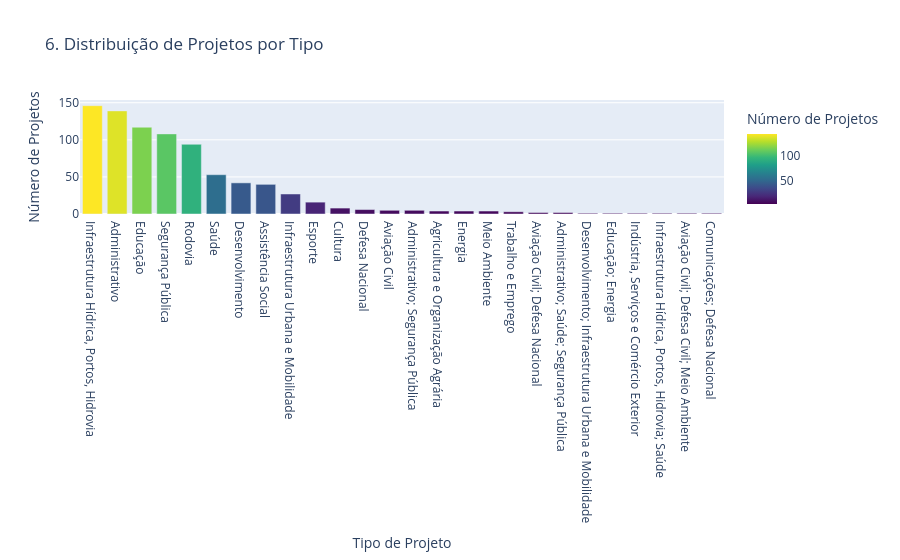

The cell this chart's notebook holds for it:
### Code cell
def load_and_process_data(json_path):
    with open(json_path, 'r', encoding='utf-8') as f:
        dados_brutos = json.load(f)

    df = pd.DataFrame(dados_brutos)

    # Função para extrair a descrição principal de uma lista de dicionários
    def extract_main_info(list_of_dicts, key='descricao'):
        if isinstance(list_of_dicts, list) and list_of_dicts:
            unique_descriptions = sorted(list(set([str(d.get(key, '')) for d in list_of_dicts if isinstance(d, dict)])))
            return '; '.join(unique_descriptions)
        return None

    # Aplicar a função para achatar a coluna 'tipos'
    df['tipos_principais'] = df['tipos'].apply(lambda x: extract_main_info(x, key='descricao'))
    
    return df
# Carregar e processar os dados
df_processed = load_and_process_data('data/raw/projetos_df_raw.json')

# Contar a frequência de cada tipo de projeto
tipos_contagem = df_processed['tipos_principais'].value_counts().reset_index()
tipos_contagem.columns = ['Tipo de Projeto', 'Número de Projetos']

# Criar o gráfico de barras interativo com Plotly Express
fig = px.bar(tipos_contagem, 
             x='Tipo de Projeto', 
             y='Número de Projetos', 
             title='6. Distribuição de Projetos por Tipo',
             labels={'Tipo de Projeto': 'Tipo de Projeto', 'Número de Projetos': 'Número de Projetos'},
             color='Número de Projetos', # Colore as barras com base no número de projetos
             color_continuous_scale=px.colors.sequential.Viridis)



# Salvar o gráfico como PNG
fig.write_image("visualizacoes/07_distribuicao_tipos_projeto.png")

# Exibir o gráfico
fig.show()

### Figure 1 — Plotly figure (JSON) as saved in the notebook; plotly's stock layout.template omitted (floating-point values rounded to 4 significant figures)
{"data": [{"hovertemplate": "Tipo de Projeto=%{x}<br>Número de Projetos=%{marker.color}<extra></extra>", "legendgroup": "", "marker": {"color": [146, 139, 117, 108, 94, 53, 42, 40, 27, 16, 8, 6, 5, 5, 4, 4, 4, 3, 2, 2, 1, 1, 1, 1, 1, 1], "coloraxis": "coloraxis", "pattern": {"shape": ""}}, "name": "", "orientation": "v", "showlegend": false, "textposition": "auto", "type": "bar", "x": ["Infraestrutura Hídrica, Portos, Hidrovia", "Administrativo", "Educação", "Segurança Pública", "Rodovia", "Saúde", "Desenvolvimento", "Assistência Social", "Infraestrutura Urbana e Mobilidade", "Esporte", "Cultura", "Defesa Nacional", "Aviação Civil", "Administrativo; Segurança Pública", "Agricultura e Organização Agrária", "Energia", "Meio Ambiente", "Trabalho e Emprego", "Aviação Civil; Defesa Nacional", "Administrativo; Saúde; Segurança Pública", "Desenvolvimento; Infraestrutura Urbana e Mobilidade", "Educação; Energia", "Indústria, Serviços e Comércio Exterior", "Infraestrutura Hídrica, Portos, Hidrovia; Saúde", "Aviação Civil; Defesa Civil; Meio Ambiente", "Comunicações; Defesa Nacional"], "xaxis": "x", "y": [146, 139, 117, 108, 94, 53, 42, 40, 27, 16, 8, 6, 5, 5, 4, 4, 4, 3, 2, 2, 1, 1, 1, 1, 1, 1], "yaxis": "y"}], "layout": {"barmode": "relative", "coloraxis": {"colorbar": {"title": {"text": "Número de Projetos"}}, "colorscale": [[0, "#440154"], [0.1111, "#482878"], [0.2222, "#3e4989"], [0.3333, "#31688e"], [0.4444, "#26828e"], [0.5556, "#1f9e89"], [0.6667, "#35b779"], [0.7778, "#6ece58"], [0.8889, "#b5de2b"], [1, "#fde725"]]}, "legend": {"tracegroupgap": 0}, "title": {"text": "6. Distribuição de Projetos por Tipo"}, "xaxis": {"anchor": "y", "domain": [0, 1], "title": {"text": "Tipo de Projeto"}}, "yaxis": {"anchor": "x", "domain": [0, 1], "title": {"text": "Número de Projetos"}}}}
